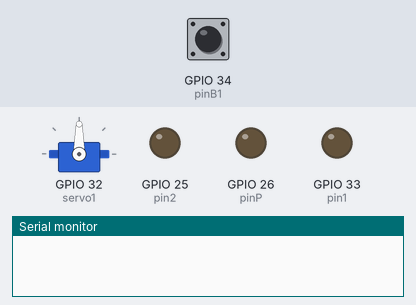
A sketch run on a simulated ESP32. Parts: servo, output pins drawn as LEDs (lit = HIGH), the last lines printed to the serial monitor. The test bench sets the inputs (shaded band); at power-on: GPIO 34 (pinB1) HIGH. Nothing arrives over Bluetooth unless stated.

Above: at 0.05 s.
At 3.25 s:
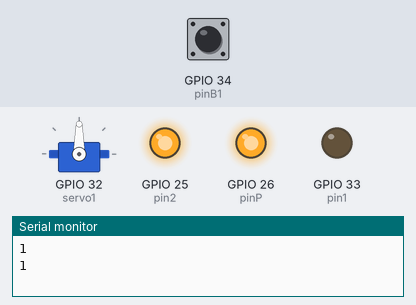
At 6.5 s:
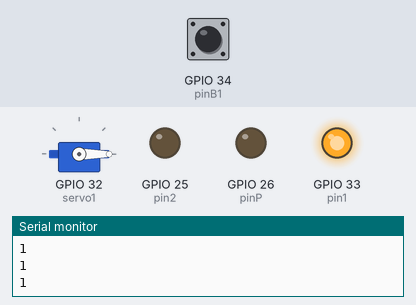
Timing chart, 0 to 8.5 s (numbered marks = the images above):
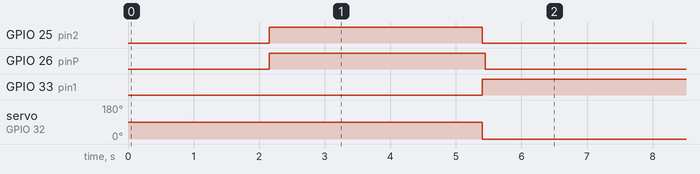

Measured:
- by itself, GPIO 25 (pin2), GPIO 26 (pinP), GPIO 33 (pin1): alternates HIGH for 3.3 s and LOW for 3.3 s
- by itself, servo on GPIO 32 (servo1): alternates 90° for 3.3 s and 0° for 3.3 s

The sketch:

new_hand_pro_droite.ino
```cpp
#include "BluetoothSerial.h"
#include "ESP32Servo.h"

// Classe pour la communication Bluetooth
BluetoothSerial ESP_BT;

// Définition des broches
#define pin1 33  // Moteur 1 - Sens de rotation 1
#define pin2 25  // Moteur 1 - Sens de rotation 2
#define pinP 26  // Moteur 1 - Commande d'allumage
#define pinS 32  // Servo-moteur
#define pinB1 34  // Bouton 1 (ouverture/fermeture automatique)

// Variables d'état
int etatbp = 0;   // État du bouton 1 (0 = non pressé, 1 = pressé)
bool etat = 0;    // État de la main (0 = ouverte, 1 = fermée)

// Déclaration du servo-moteur
Servo servo1;

void setup() {
  Serial.begin(19200);       // Initialisation de la communication série (pour le débogage)
  ESP_BT.begin("New_Hand_Pro");  // Initialisation de la communication Bluetooth
  pinMode(33, OUTPUT);      // Configuration des broches des moteurs en sortie
  pinMode(25, OUTPUT);
  pinMode(26, OUTPUT);
  pinMode(34, INPUT_PULLUP); // Configuration de la broche du bouton en entrée avec résistance de pull-up
  servo1.attach(32);        // Attache le servo-moteur à la broche 32
}

void loop() {
  blue();               // Lecture des commandes Bluetooth
  delay(100);           // Délai de 100ms
  detect_ouverture();   // Détection de l'ouverture/fermeture automatique
  delay(100);           // Délai de 100ms
}

// Fonction pour ouvrir la main
void ouvrir(){
  digitalWrite(pin1, HIGH);  // Activation du moteur dans un sens
  digitalWrite(pin2, LOW);   // Désactivation du moteur dans l'autre sens
  digitalWrite(pinP, HIGH);  // Activation de la puissance du moteur
  delay(45);               // Délai pour laisser le temps à la main de s'ouvrir
  digitalWrite(pinP, LOW);   // Désactivation de la puissance du moteur
}

// Fonction pour fermer la main
void fermer(){
  digitalWrite(pin1, LOW);   // Activation du moteur dans un sens
  digitalWrite(pin2, HIGH);  // Désactivation du moteur dans l'autre sens
  digitalWrite(pinP, HIGH);  // Activation de la puissance du moteur
}

// Fonction pour gérer les commandes Bluetooth
void blue(){
  int value = ESP_BT.read(); // Lecture de la valeur reçue par Bluetooth

  if (value == 10){          // Si la valeur est 10...
    Serial.print(value);     // Affichage de la valeur (debug)
    servo1.write(0);       // Positionnement du servo-moteur à 0 degrés
    ouvrir();                // Ouverture de la main
  }

  if (value == 11){          // Si la valeur est 11...
    Serial.print(value);     // Affichage de la valeur (debug)
    fermer();                // Fermeture de la main
    delay(150);              // Délai
    servo1.write(90);        // Positionnement du servo-moteur à 90 degrés
  }

  if (value == 20){          // Si la valeur est 20...
    servo1.write(90);        // Positionnement du servo-moteur à 90 degrés
    Serial.print(value);     // Affichage de la valeur (debug)
    ouvrir();                // Ouverture de la main
  }

  if (value == 21){           // Si la valeur est 21...
    servo1.write(90);         // Positionnement du servo-moteur à 90 degrés
    Serial.print(value);      // Affichage de la valeur (debug)
    fermer();                 // Fermeture de la main
    }

   if (value == 30){           // Si la valeur est 30...
    servo1.write(0);         // Positionnement du servo-moteur à 0 degrés
    Serial.print(value);      // Affichage de la valeur (debug)
    ouvrir();                 // Ouverture de la main
    }

  if (value == 31){           // Si la valeur est 31...
    servo1.write(0);         // Positionnement du servo-moteur à 0 degrés
    Serial.print(value);      // Affichage de la valeur (debug)
    fermer();                 // Fermeture de la main
    }
}

// Fonction pour détecter l'ouverture/fermeture via le capteur
void detect_ouverture(){

  etatbp = digitalRead(pinB1);  // Lecture de l'état du bouton
  delay(50);                   // Délai (anti-rebond)

  Serial.println(etatbp);      // Affichage de l'état du bouton (debug)

  if ( etatbp == 1){            // Si le bouton est pressé...

    if(etat == 1){             // Si la main est fermée...
      Serial.println(etatbp);  // Affichage de l'état du bouton (debug)
      delay(2000);             // Délai de 2 secondes
      servo1.write(0);      // Positionnement du servo-moteur
      ouvrir();                // Ouverture de la main
      etat = 0;                // Changement d'état de la main (ouverte)
      delay(1000);             // Délai d'une seconde
      etatbp = 0;              // Réinitialisation de l'état du bouton
    }
  }

  if (etatbp == 1){            // Si le bouton est pressé...

    if (etat == 0){             // Si la main est ouverte...
      Serial.println(etatbp);  // Affichage de l'état du bouton (debug)
      delay(2000);             // Délai de 2 secondes
      servo1.write(90);        // Positionnement du servo-moteur
      fermer();                // Fermeture de la main
      etat = 1;                // Changement d'état de la main (fermée)
      delay(1000);             // Délai d'une seconde
      etatbp = 0;              // Réinitialisation de l'état du bouton
    }
  }
}
```
